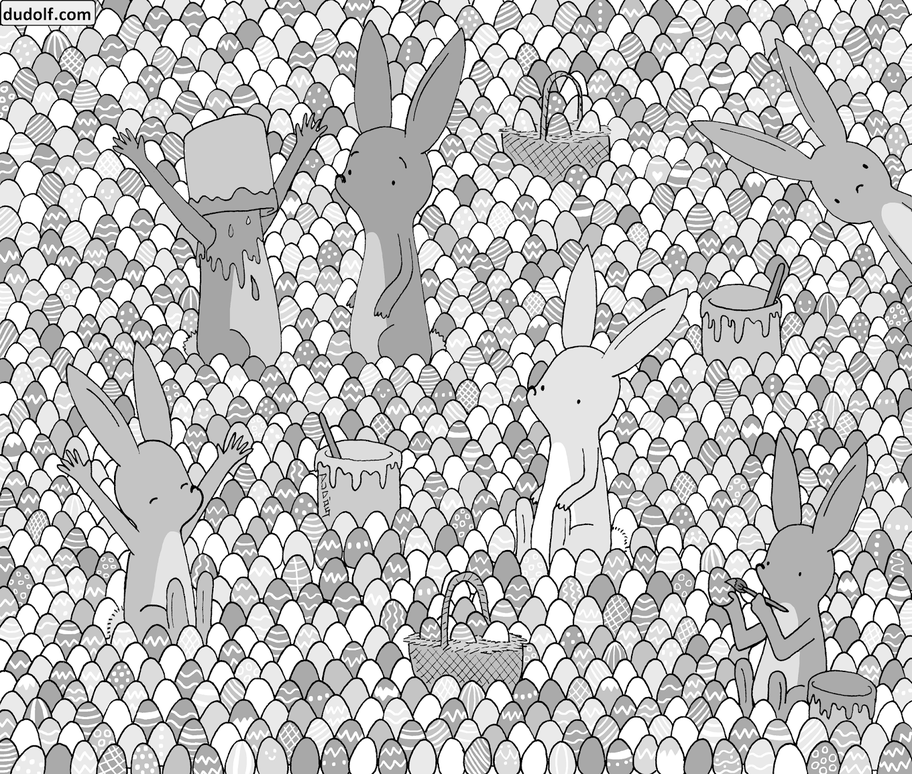
#> input picture 03/findetDieFehler/ohneFehler.png, 912 x 774 px, shrunk from 1600 x 1358 before the run
$ python blatt03_3.py
#> lines starting #> are read from the running program, lines starting #| are printed output that depends on the picture; after the words box and inside, x2 and y2 are one past the last pixel; in counts of white or black regions, pixels touching at a corner belong together
# -*- coding: utf-8 -*-
"""
@author: Merle Hoffmann (7031673),
         Abdulssatar Khateb (6976879),
         Felix Swimmer (7162123)


Aufgabe 3 — Findet die Fehler

Das Finden von Fehlern in der manipulierten Variante eines Originalbilds ist
ein beliebtes Rätsel. Im Rahmen dieser Aufgabe soll dieses Problem nun
strukturiert angegangen und mithilfe eines Python-Skripts gelöst werden.
Dazu findet ihr im Moodle zwei Varianten eines Bilds, die eine ohne
Veränderungen, die andere mit Veränderungen.
"""

import numpy as np
import matplotlib.pyplot as plt
from skimage.io import imread


without_mistakes = imread('./findetDieFehler/ohneFehler.png')
#> without_mistakes is the input picture: shape (774, 912); min 0, max 255, mean 191.7
with_mistakes = imread('./findetDieFehler/mitFehler.png')
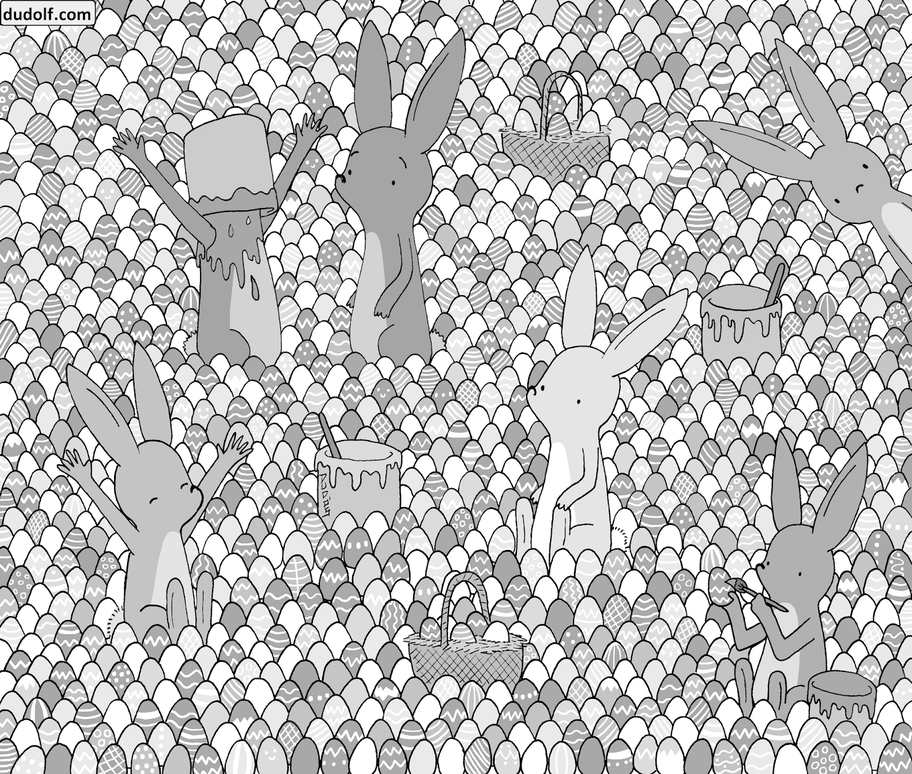
#> input picture 03/findetDieFehler/mitFehler.png, 912 x 774 px, shrunk from 1600 x 1358 before the run
#> with_mistakes is the input picture: shape (774, 912); min 0, max 255, mean 191.5

plt.close('all')


"""
1. Ermittelt zunächst ein Bild, das die Veränderungen zwischen den beiden
   Bildern zeigt als Verknüpfung der Bilder mit einem sinnvollen arithmetischen
   Operator.
"""
differences = with_mistakes - without_mistakes
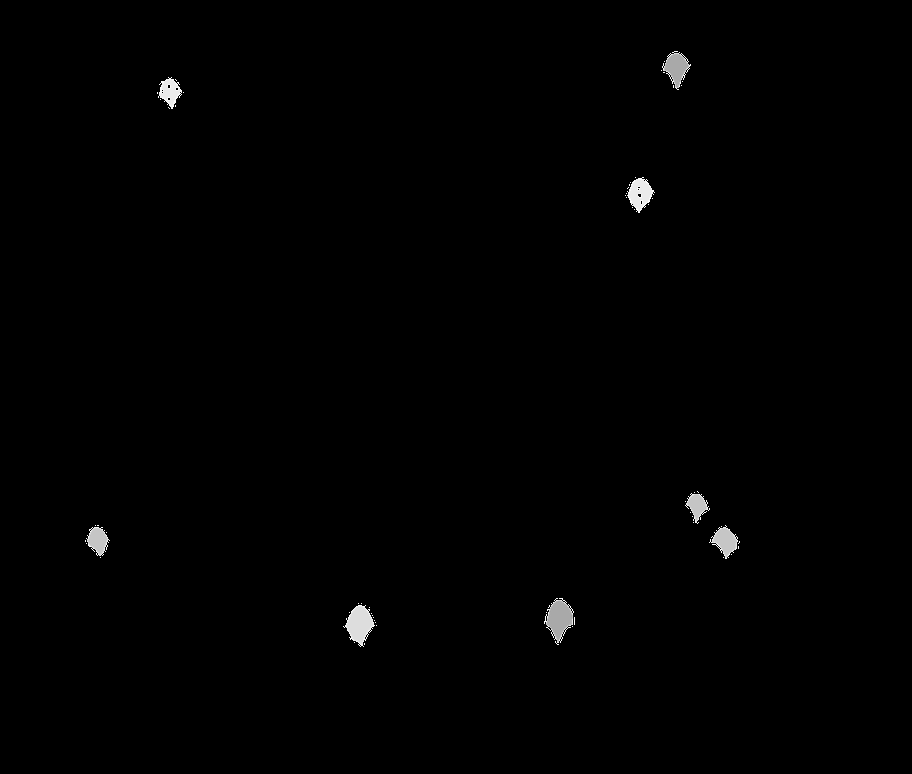
#> differences: shape (774, 912); min 0, max 255, mean 1.4


"""
2. Wandelt das Ergebnis anschließend in ein Binärbild um, das veränderte Pixel
   als Vordergrund und unveränderte Pixel als Hintergrund beinhaltet.
   Wenn ihr euch das Bild nun anzeigen lasst, könnt ihr zwar die Positionen
   der Veränderungen selbst ermitteln und die Anzahl zählen, aber das soll nun
   ebenfalls der Computer machen.
"""
mask = differences > 0
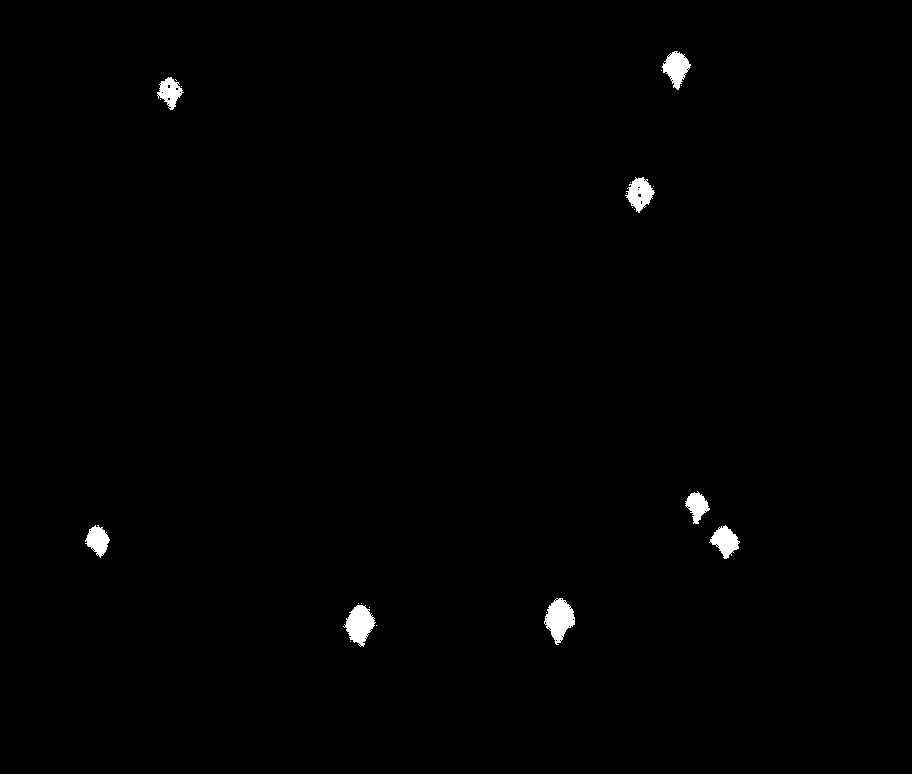
#> mask: shape (774, 912) bool; 0.7% white; 24 white regions (16 under 20 px), largest, box (x1, y1, x2, y2) and area: (544, 598, 575, 645) 876, (343, 605, 376, 647) 809, (662, 51, 691, 90) 632
plt.imshow(mask, cmap='gray')


"""
3. Erweitert daher euer Skript, um die Funktionalität des Zählens der
   Veränderungen. Dabei ist jeder zusammenhängende Bereich an Pixeln, der sich
   verändert hat, als ein Bereich zu zählen.

a) Ermittelt dazu zunächst alle Koordinaten von Pixeln, die sich verändert
   haben.
"""
coordinates = set(zip(*np.where(mask == 1)))
#> coordinates = 4930 items


"""
b) Startet nun bei einem beliebigen Pixel und prüft ob dessen Nachbarn auch
   verändert wurden. So könnt ihr euch durch die Menge der Vordergrund-
   koordinaten hangeln und iterativ die zusammenhängenden, veränderten Bereiche
   vollständig aufspüren.
"""
clusters = []

def find_all_neighbors(coordinate, cluster_id, checked):
    # This only happens in the very first time this recursion is called
    # Get the next cluster id (next slot in the clusters list) and
    # initialize the cluster
    if cluster_id is None:
        cluster_id = len(clusters)
        clusters.append([])

    (x, y) = coordinate
    # Get all neighborings coordinates
    neighbors = ((x+1, y), (x-1, y), (x, y+1), (x, y-1))
    # Iterate over everything and check if the neighbor is in the
    # list of changed coordinates
    for neighbor in neighbors:
        if neighbor in coordinates:
            # Ignore this node, in case we already checked it
            if neighbor in checked:
                continue

            # Push the neighbor coordinate to the current cluster
            clusters[cluster_id].append(neighbor)
            # Remember that we already checked this node
            checked.add(neighbor)
            # We have to check the neighbor's neighbors as well :PP
            find_all_neighbors(neighbor, cluster_id, checked)

# Iterate through all coordinates until
checked = set()
for coordinate in coordinates:
    # We already checked this coordinate somewhere in the recursive lookup
    if coordinate in checked:
        continue

    find_all_neighbors(coordinate, None, checked)
#> this loop made 4930 passes


print('Anzahl der Fehler:', len(clusters))

plt.show()
